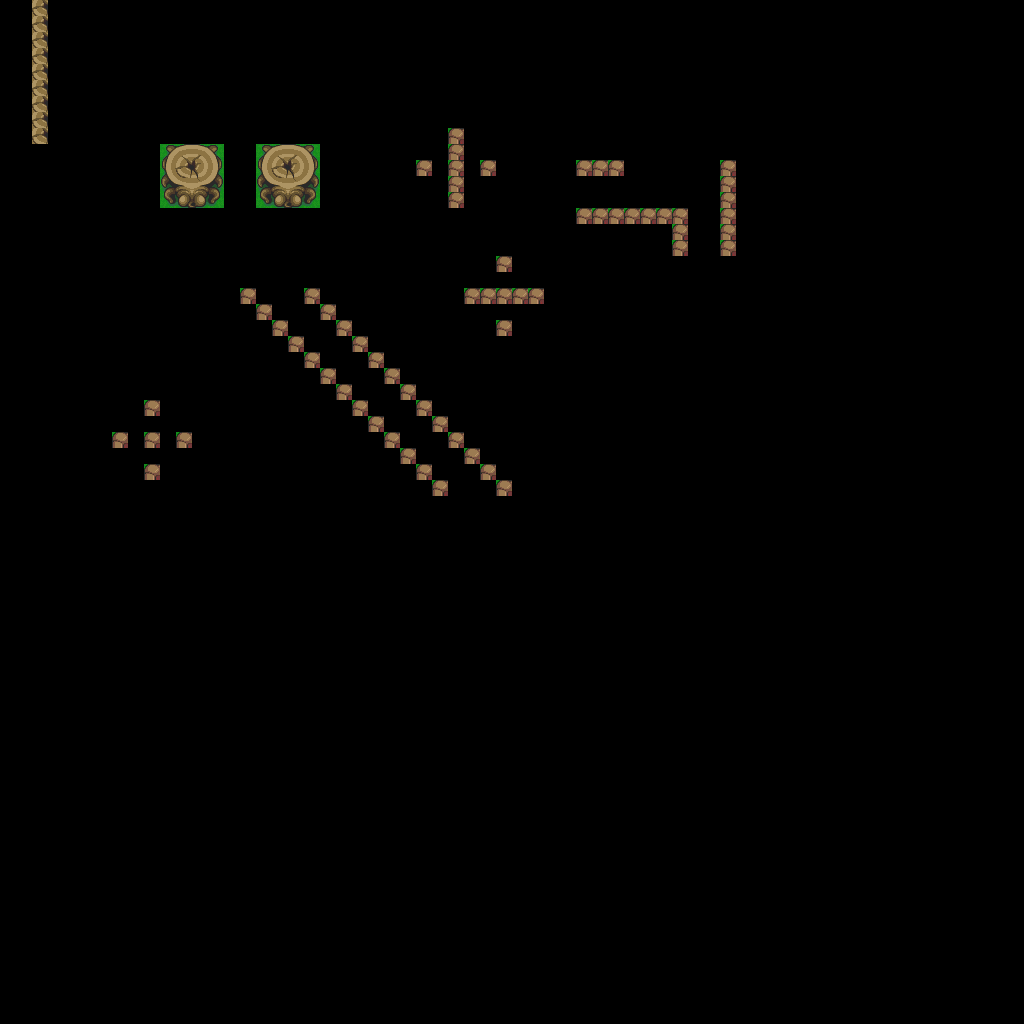

The image is a tile-based game level rendered from a .tmx file. Its description and source (layers, tilesets, objects; grid data summarised) follow:
An orthogonal 64x64 tile map with 16x16 px tiles, 1 tile layer (base), 1 hidden layer not drawn and 1 object.

<map version="1.10" tiledversion="1.12.1" orientation="orthogonal" renderorder="right-down" width="64" height="64" tilewidth="16" tileheight="16" infinite="0" nextlayerid="3" nextobjectid="2">
 <tileset firstgid="1" source="../classiciphone_pics4.tsx" />
 <layer id="1" name="base" width="64" height="64">
  <data>[4096 cells, 104 non-empty, 17 distinct tile ids]</data>
 </layer>
 <layer id="2" name="collision" width="64" height="64" visible="0">
  <properties><property name="collision" value="true" /></properties>
  <data>[4096 cells, 104 non-empty, 1 distinct tile ids]</data>
 </layer>
 <objectgroup id="3" name="npcs">
  <object id="1" x="208.0" y="64.0" width="16" height="16">
   <properties>
    <property name="script" type="string">-- Auto-converted from GraalScript
-- /*
-- // MOVEMENT NPC made by Massokre (Conspirator)
-- // I wouldn't recommend using runexceptions function.
-- [CLIENT-SIDE — server no-op]
-- if (created) {
-- //please use only even numbers!
-- //velocity &lt; 1, please!
-- this.slide = 1/8; // == 1/8
-- disabledefmovement;
-- timeout = .05;
-- }
-- 
-- if (created || timeout) {
-- timeout = .05;
-- movement_handlemoving = .1;
-- for (this.i = 0; this.i &lt; 4 ; this.i++) {
-- if (keydown(this.i)) {
-- player.dir = this.i;
-- this.dx  = vecx(this.i) * clientr.movement_speed;
-- this.dy  = vecy(this.i) * clientr.movement_speed;
-- this.sx  = 0;
-- this.sy  = 0;
-- moveplayer();
-- }
-- }
-- move_diaganol();
-- }
-- 
-- function moveplayer() {
-- wallcheck();
-- playerx += this.dx + this.sx;
-- playery += this.dy + this.sy;
-- }
-- 
-- function wallcheck() {
-- if (player.dir % 2 == 1) {
-- this.s_playerx = playerx + .5;
-- this.s_playery = playery + 1;
-- if (onwall2(this.s_playerx + (player.dir - 2) + (player.dir - 1) / 2,this.s_playery,1,1)) {
-- this.sy += this.slide;
-- }
-- if (onwall2(this.s_playerx + (player.dir - 2) + (player.dir - 1) / 2,this.s_playery + 1,1,1)) {
-- this.sy -= this.slide;
-- }
-- if (onwall2(this.s_playerx,(this.slide + 2) * (abs(this.sy) / this.sy + 1) / 2 + this.s_playery - this.slide,2,abs(this.sy))) {
-- this.sy  = int(this.s_playery + this.sy) - (this.s_playery + int(this.sy));
-- }
-- if (onwall2((clientr.movement_speed + 2) * (player.dir - 1) / 2 + this.s_playerx - clientr.movement_speed,this.s_playery,abs(this.dx),2)) {
-- this.dx  = abs(int(this.s_playerx + this.dx) - (this.s_playerx + int(this.dx))) * (player.dir - 2);
-- }
-- } else if (player.dir % 2 == 0) {
-- this.s_playerx = playerx + .5;
-- this.s_playery = playery + 1;
-- if (onwall2(this.s_playerx,this.s_playery + (player.dir - 1) + (player.dir) / 2,1,1)) {
-- this.sx += this.slide;
-- }
-- if (onwall2(this.s_playerx + 1,this.s_playery + (player.dir - 1) + (player.dir) / 2,1,1)) {
-- this.sx -= this.slide;
-- }
-- if (onwall2((this.slide + 2) * (abs(this.sx) / this.sx + 1) / 2 + this.s_playerx - this.slide,this.s_playery,abs(this.sx),2)) {
-- this.sx  = int(this.s_playerx + this.sx) - (this.s_playerx + int(this.sx));
-- }
-- if (onwall2(this.s_playerx,(clientr.movement_speed + 2) * (player.dir) / 2 + this.s_playery - clientr.movement_speed,2,abs(this.dy))) {
-- this.dy = abs(int(this.s_playery + this.dy) - (this.s_playery + int(this.dy))) * (player.dir - 1);
-- }
-- }
-- }
-- 
-- function move_diaganol() {
-- if (this.dx + this.sx == 0 &amp;&amp; this.dy + this.sy == 0) {
-- for (this.i = 0; this.i &lt; 4; this.i++) {
-- if (keydown(this.i)) {
-- this.dx += vecx(this.i) * clientr.movement_speed;
-- this.dy += vecy(this.i) * clientr.movement_speed;
-- }
-- }
-- if (this.dx * this.dy == 0) break;
-- this.s_playerx = playerx + .5;
-- this.s_playery = playery + 1;
-- if (!onwall2(this.s_playerx + abs(this.dx) / this.dx,this.s_playery + abs(this.dy) / this.dy,2,2)) {
-- playerx += this.dx;
-- playery += this.dy;
-- }
-- }
-- }
-- */</property>
   </properties>
  </object>
 </objectgroup>
</map>
